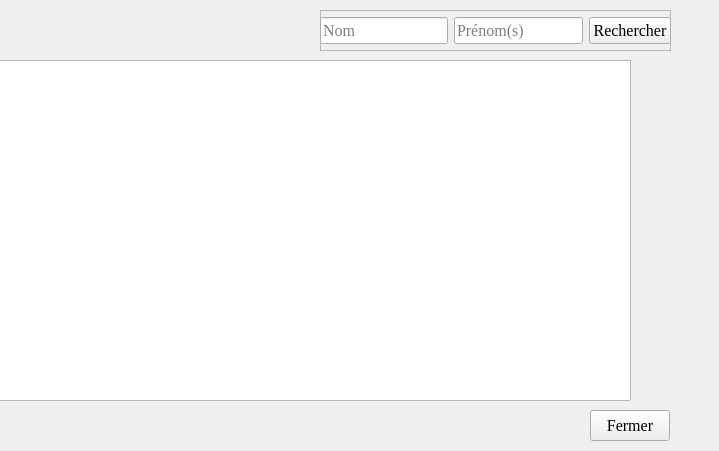
<?xml version="1.0" encoding="UTF-8"?>
<ui version="4.0">
 <class>rechercher_un_agent</class>
 <widget class="QWidget" name="rechercher_un_agent">
  <property name="geometry">
   <rect>
    <x>0</x>
    <y>0</y>
    <width>719</width>
    <height>451</height>
   </rect>
  </property>
  <property name="windowTitle">
   <string>Form</string>
  </property>
  <widget class="QPushButton" name="bntanrech">
   <property name="geometry">
    <rect>
     <x>590</x>
     <y>410</y>
     <width>80</width>
     <height>31</height>
    </rect>
   </property>
   <property name="font">
    <font>
     <family>Times New Roman</family>
     <pointsize>12</pointsize>
    </font>
   </property>
   <property name="text">
    <string>Fermer</string>
   </property>
  </widget>
  <widget class="QFrame" name="form">
   <property name="enabled">
    <bool>true</bool>
   </property>
   <property name="geometry">
    <rect>
     <x>320</x>
     <y>10</y>
     <width>351</width>
     <height>41</height>
    </rect>
   </property>
   <property name="frameShape">
    <enum>QFrame::StyledPanel</enum>
   </property>
   <property name="frameShadow">
    <enum>QFrame::Raised</enum>
   </property>
   <widget class="QWidget" name="horizontalLayoutWidget">
    <property name="geometry">
     <rect>
      <x>0</x>
      <y>0</y>
      <width>351</width>
      <height>41</height>
     </rect>
    </property>
    <layout class="QHBoxLayout" name="layoutrechagent_6">
     <item>
      <widget class="QLineEdit" name="chpnom">
       <property name="font">
        <font>
         <family>Times New Roman</family>
         <pointsize>12</pointsize>
        </font>
       </property>
       <property name="placeholderText">
        <string>Nom</string>
       </property>
      </widget>
     </item>
     <item>
      <widget class="QLineEdit" name="chpprenom">
       <property name="font">
        <font>
         <family>Times New Roman</family>
         <pointsize>12</pointsize>
        </font>
       </property>
       <property name="placeholderText">
        <string>Prénom(s)</string>
       </property>
      </widget>
     </item>
     <item>
      <widget class="QPushButton" name="btnrech">
       <property name="enabled">
        <bool>true</bool>
       </property>
       <property name="font">
        <font>
         <family>Times New Roman</family>
         <pointsize>12</pointsize>
        </font>
       </property>
       <property name="text">
        <string>Rechercher</string>
       </property>
      </widget>
     </item>
    </layout>
   </widget>
  </widget>
  <widget class="QTreeView" name="treeView">
   <property name="geometry">
    <rect>
     <x>-20</x>
     <y>60</y>
     <width>651</width>
     <height>341</height>
    </rect>
   </property>
  </widget>
 </widget>
 <resources/>
 <connections/>
</ui>
